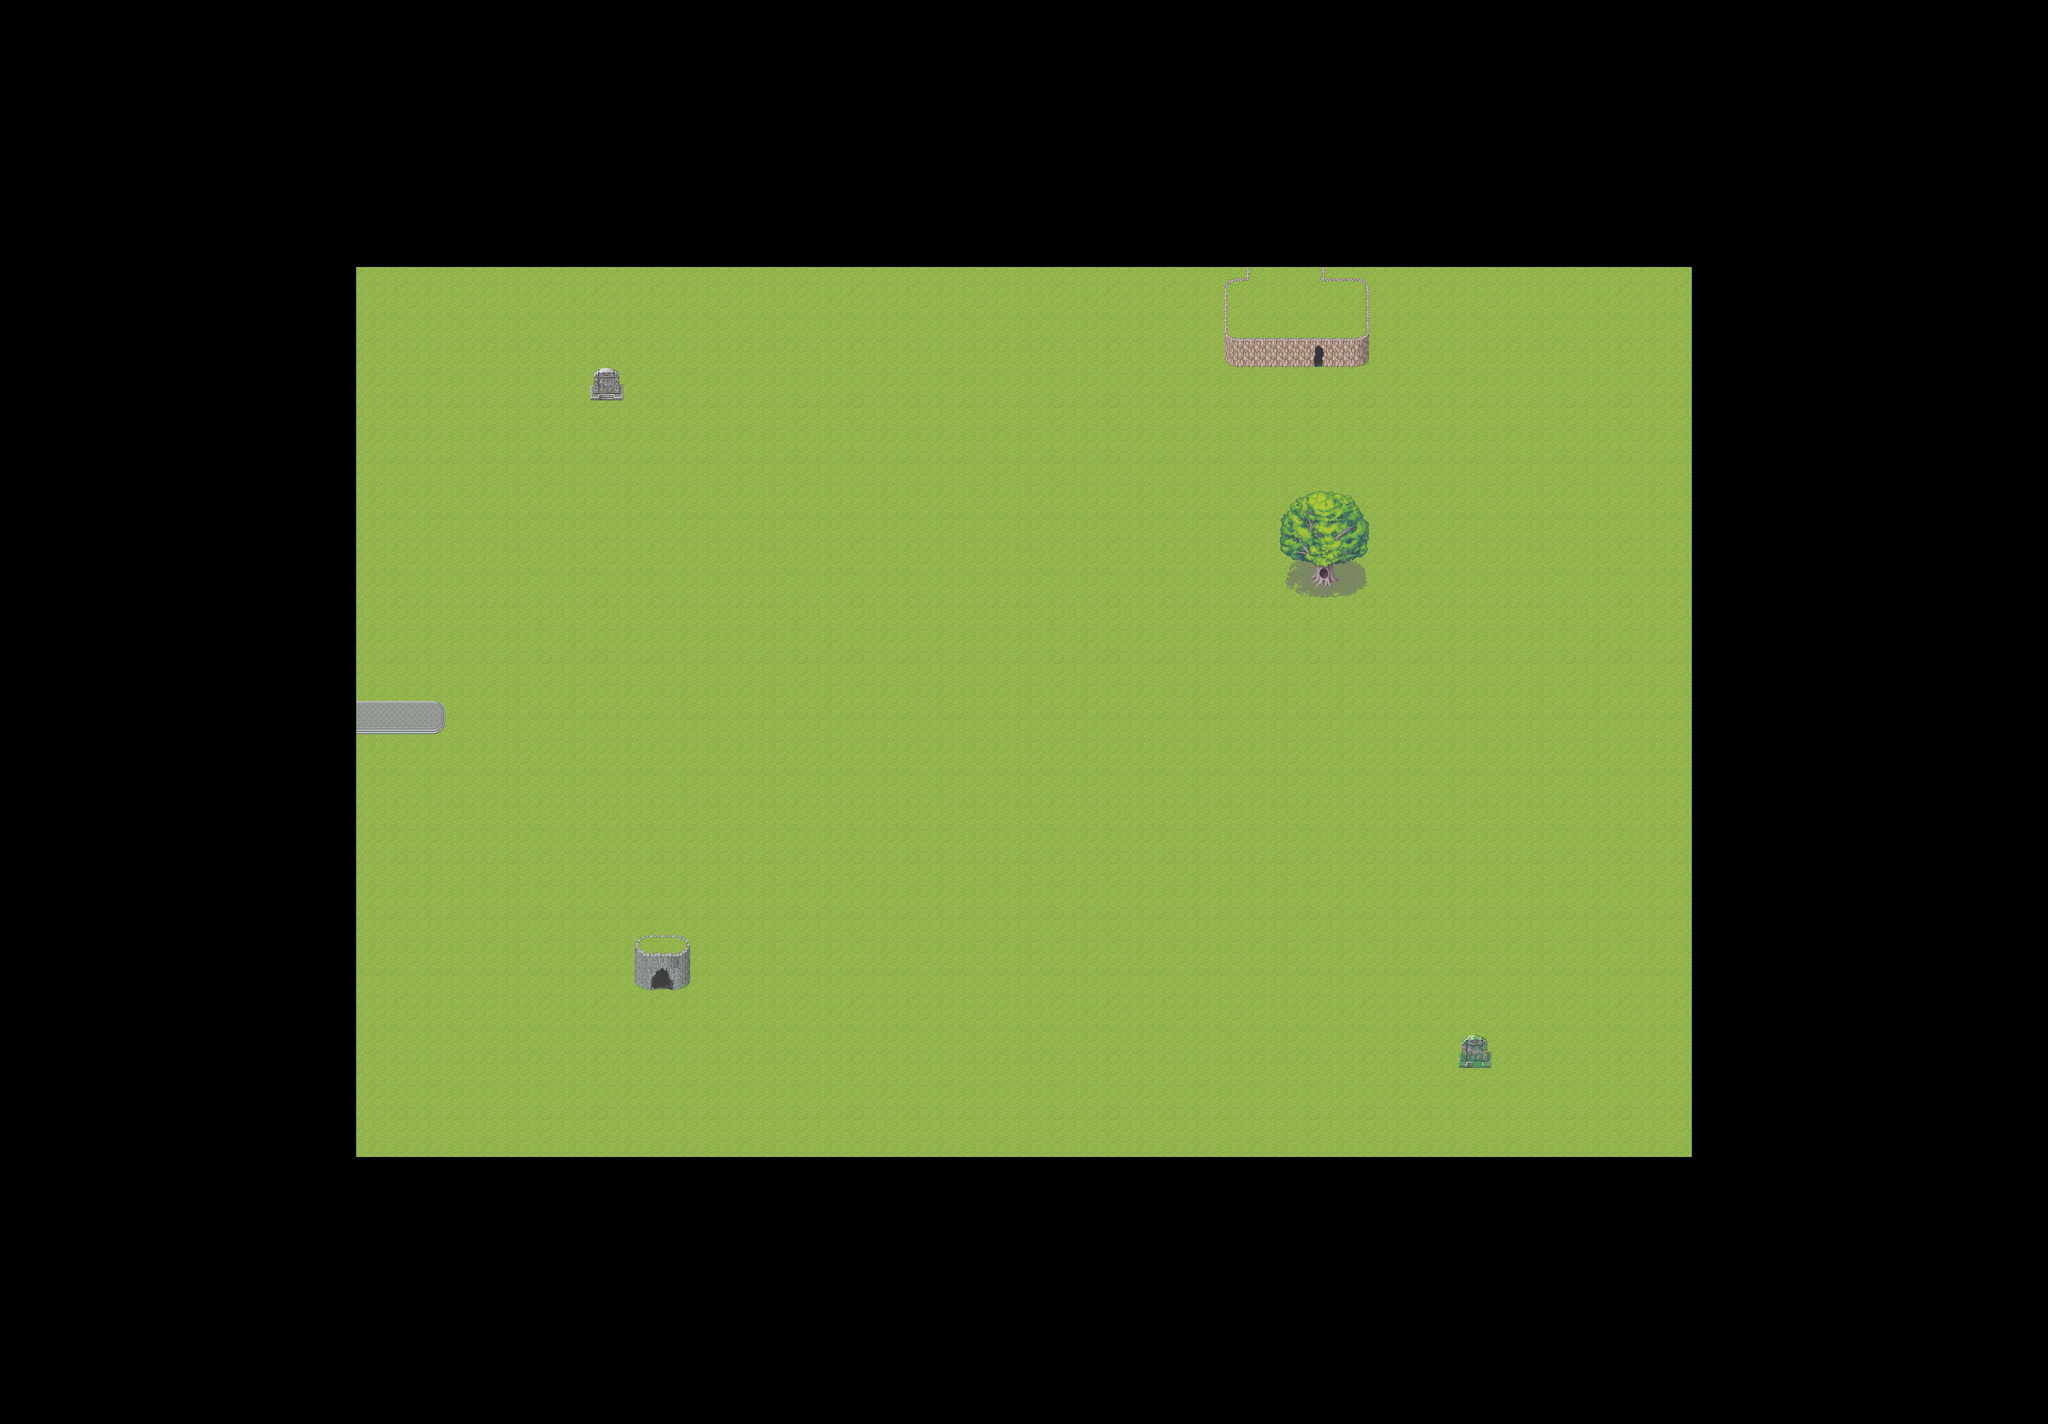

The image is a tile-based game level rendered from a .tmx file. Its description and source (layers, tilesets, objects; grid data summarised) follow:
An orthogonal 184x128 tile map with 32x32 px tiles, 6 tile layers (Tile Layer 1, Tile Layer 2, Tile Layer 3, Tile Layer 4, ...) and 3 objects (2x event, player).

<map version="1.0" tiledversion="1.0.2" orientation="orthogonal" renderorder="right-down" width="184" height="128" tilewidth="32" tileheight="32" nextobjectid="4">
 <tileset firstgid="1" source="../img/RPGmakerXPMegaTileset_Edited.tsx" />
 <layer name="Tile Layer 1" width="184" height="128">
  <data>[23552 cells, 9600 non-empty, 1 distinct tile ids]</data>
 </layer>
 <layer name="Tile Layer 2" width="184" height="128">
  <data>[23552 cells, 205 non-empty, 140 distinct tile ids]</data>
 </layer>
 <layer name="Tile Layer 3" width="184" height="128">
  <data>[23552 cells, 0 non-empty, 0 distinct tile ids]</data>
 </layer>
 <layer name="Tile Layer 4" width="184" height="128">
  <data>[23552 cells, 0 non-empty, 0 distinct tile ids]</data>
 </layer>
 <layer name="Tile Layer 5" width="184" height="128">
  <data>[23552 cells, 0 non-empty, 0 distinct tile ids]</data>
 </layer>
 <layer name="Tile Layer 6" width="184" height="128">
  <data>[23552 cells, 0 non-empty, 0 distinct tile ids]</data>
 </layer>
 <objectgroup name="Object Layer 1">
  <object id="1" name="event" type="event" x="1024" y="2048" width="32" height="32">
   <properties>
    <property name="destination" value="cross_roads" />
   </properties>
  </object>
  <object id="2" name="player" type="player" x="1120" y="2048" width="32" height="32" />
  <object id="3" name="event" type="event" x="1880" y="2816" width="42" height="19">
   <properties>
    <property name="destination" value="dungeon_1_floor_1" />
   </properties>
  </object>
 </objectgroup>
</map>
